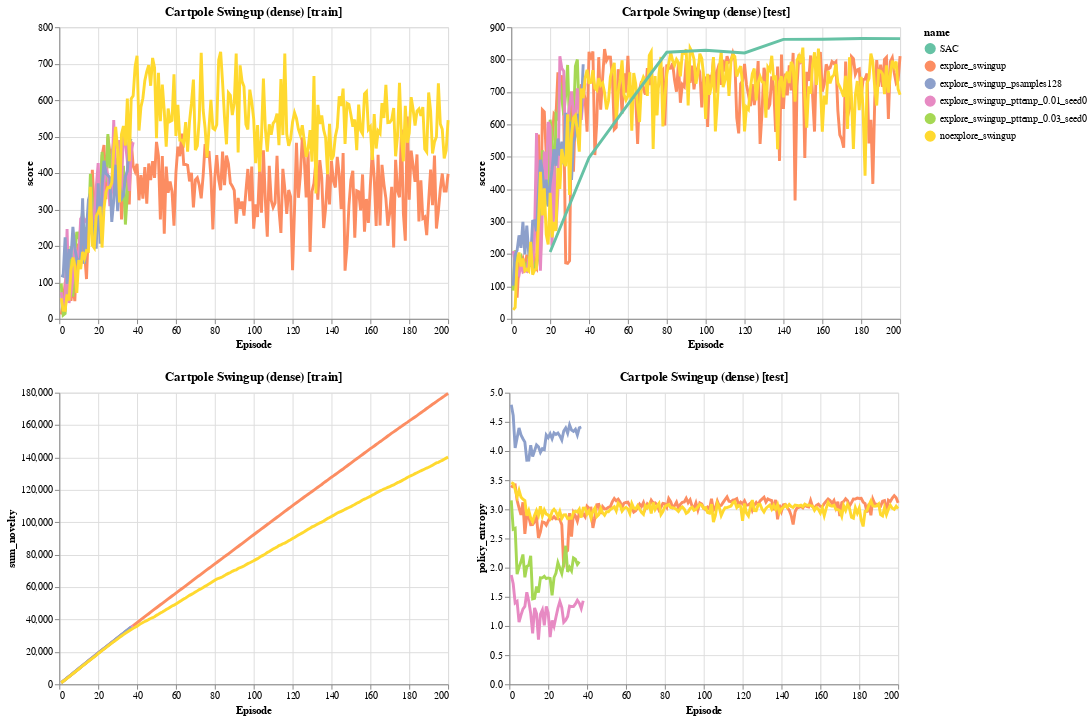

Source (notebook cell):
### Code cell
alt.themes.enable('personal')
jobs = [
    load_jobs('explore_swingup', subdir='exploration'),
    load_jobs('explore_swingup_pttemp*', subdir='exploration'),
    load_jobs('explore_swingup_psamples*', subdir='exploration'),
    load_jobs('noexplore_swingup*', subdir='exploration'),
    load_sac_results('cartpole', 'swingup'),
]
data = pd.concat(jobs, sort=False)

subset = data
subset = subset[(subset['episode'] <= 200)]
chart = make_base_chart(
    subset, 
    title="Cartpole Swingup (dense)", 
    color='name')

(plot_with_bars(chart, 'score', test=False) | plot_with_bars(chart, 'score', test=True)) & \
(plot_with_bars(chart, 'sum_novelty', test=False) | plot_with_bars(chart, 'policy_entropy', test=True))

### Figure 1 — Vega-Lite specification as saved in the notebook (floating-point values rounded to 4 significant figures; data arrays with more than 128 entries replaced by an {"elided": "..."} marker saying what was removed)
{"config": {"view": {"height": 300, "width": 400}, "range": {"category": {"scheme": "set2"}, "ordinal": {"scheme": "set2"}}, "legend": {"labelLimit": 0}, "background": "white", "mark": {"clip": true}, "line": {"size": 3}}, "vconcat": [{"hconcat": [{"layer": [{"mark": {"type": "circle", "opacity": 1, "size": 0}, "encoding": {"color": {"type": "nominal", "field": "name"}, "x": {"type": "quantitative", "field": "episode", "title": "Episode"}, "y": {"type": "quantitative", "aggregate": "mean", "field": "score"}}, "title": "Cartpole Swingup (dense)", "transform": [{"calculate": "(datum.score > 0.1)", "as": "has_score"}, {"window": [{"op": "sum", "field": "novelty_score", "as": "sum_novelty"}], "frame": [null, 0], "groupby": ["name", "test"], "sort": [{"field": "episode", "order": "ascending"}]}, {"window": [{"op": "sum", "field": "score", "as": "sum_score"}], "frame": [null, 0], "groupby": ["name", "test"], "sort": [{"field": "episode", "order": "ascending"}]}, {"window": [{"op": "sum", "field": "has_score", "as": "count_score"}], "frame": [null, 0], "groupby": ["name", "test"], "sort": [{"field": "episode", "order": "ascending"}]}, {"window": [{"op": "mean", "field": "score", "as": "rolling_mean_score"}], "frame": [-5, 0], "groupby": ["name", "test"], "sort": [{"field": "episode", "order": "ascending"}]}, {"window": [{"op": "mean", "field": "novelty_score", "as": "rolling_mean_novelty"}], "frame": [-5, 0], "groupby": ["name", "test"], "sort": [{"field": "episode", "order": "ascending"}]}, {"filter": "(datum.test === false)"}]}, {"mark": {"type": "errorband", "extent": "ci"}, "encoding": {"color": {"type": "nominal", "field": "name"}, "x": {"type": "quantitative", "field": "episode", "title": "Episode"}, "y": {"type": "quantitative", "field": "score"}}, "title": "Cartpole Swingup (dense)", "transform": [{"calculate": "(datum.score > 0.1)", "as": "has_score"}, {"window": [{"op": "sum", "field": "novelty_score", "as": "sum_novelty"}], "frame": [null, 0], "groupby": ["name", "test"], "sort": [{"field": "episode", "order": "ascending"}]}, {"window": [{"op": "sum", "field": "score", "as": "sum_score"}], "frame": [null, 0], "groupby": ["name", "test"], "sort": [{"field": "episode", "order": "ascending"}]}, {"window": [{"op": "sum", "field": "has_score", "as": "count_score"}], "frame": [null, 0], "groupby": ["name", "test"], "sort": [{"field": "episode", "order": "ascending"}]}, {"window": [{"op": "mean", "field": "score", "as": "rolling_mean_score"}], "frame": [-5, 0], "groupby": ["name", "test"], "sort": [{"field": "episode", "order": "ascending"}]}, {"window": [{"op": "mean", "field": "novelty_score", "as": "rolling_mean_novelty"}], "frame": [-5, 0], "groupby": ["name", "test"], "sort": [{"field": "episode", "order": "ascending"}]}, {"filter": "(datum.test === false)"}]}, {"mark": "line", "encoding": {"color": {"type": "nominal", "field": "name"}, "x": {"type": "quantitative", "field": "episode", "title": "Episode"}, "y": {"type": "quantitative", "aggregate": "mean", "field": "score"}}, "title": "Cartpole Swingup (dense)", "transform": [{"calculate": "(datum.score > 0.1)", "as": "has_score"}, {"window": [{"op": "sum", "field": "novelty_score", "as": "sum_novelty"}], "frame": [null, 0], "groupby": ["name", "test"], "sort": [{"field": "episode", "order": "ascending"}]}, {"window": [{"op": "sum", "field": "score", "as": "sum_score"}], "frame": [null, 0], "groupby": ["name", "test"], "sort": [{"field": "episode", "order": "ascending"}]}, {"window": [{"op": "sum", "field": "has_score", "as": "count_score"}], "frame": [null, 0], "groupby": ["name", "test"], "sort": [{"field": "episode", "order": "ascending"}]}, {"window": [{"op": "mean", "field": "score", "as": "rolling_mean_score"}], "frame": [-5, 0], "groupby": ["name", "test"], "sort": [{"field": "episode", "order": "ascending"}]}, {"window": [{"op": "mean", "field": "novelty_score", "as": "rolling_mean_novelty"}], "frame": [-5, 0], "groupby": ["name", "test"], "sort": [{"field": "episode", "order": "ascending"}]}, {"filter": "(datum.test === false)"}]}], "title": "Cartpole Swingup (dense) [train]"}, {"layer": [{"mark": {"type": "circle", "opacity": 1, "size": 0}, "encoding": {"color": {"type": "nominal", "field": "name"}, "x": {"type": "quantitative", "field": "episode", "title": "Episode"}, "y": {"type": "quantitative", "aggregate": "mean", "field": "score"}}, "title": "Cartpole Swingup (dense)", "transform": [{"calculate": "(datum.score > 0.1)", "as": "has_score"}, {"window": [{"op": "sum", "field": "novelty_score", "as": "sum_novelty"}], "frame": [null, 0], "groupby": ["name", "test"], "sort": [{"field": "episode", "order": "ascending"}]}, {"window": [{"op": "sum", "field": "score", "as": "sum_score"}], "frame": [null, 0], "groupby": ["name", "test"], "sort": [{"field": "episode", "order": "ascending"}]}, {"window": [{"op": "sum", "field": "has_score", "as": "count_score"}], "frame": [null, 0], "groupby": ["name", "test"], "sort": [{"field": "episode", "order": "ascending"}]}, {"window": [{"op": "mean", "field": "score", "as": "rolling_mean_score"}], "frame": [-5, 0], "groupby": ["name", "test"], "sort": [{"field": "episode", "order": "ascending"}]}, {"window": [{"op": "mean", "field": "novelty_score", "as": "rolling_mean_novelty"}], "frame": [-5, 0], "groupby": ["name", "test"], "sort": [{"field": "episode", "order": "ascending"}]}, {"filter": "(datum.test === true)"}]}, {"mark": {"type": "errorband", "extent": "ci"}, "encoding": {"color": {"type": "nominal", "field": "name"}, "x": {"type": "quantitative", "field": "episode", "title": "Episode"}, "y": {"type": "quantitative", "field": "score"}}, "title": "Cartpole Swingup (dense)", "transform": [{"calculate": "(datum.score > 0.1)", "as": "has_score"}, {"window": [{"op": "sum", "field": "novelty_score", "as": "sum_novelty"}], "frame": [null, 0], "groupby": ["name", "test"], "sort": [{"field": "episode", "order": "ascending"}]}, {"window": [{"op": "sum", "field": "score", "as": "sum_score"}], "frame": [null, 0], "groupby": ["name", "test"], "sort": [{"field": "episode", "order": "ascending"}]}, {"window": [{"op": "sum", "field": "has_score", "as": "count_score"}], "frame": [null, 0], "groupby": ["name", "test"], "sort": [{"field": "episode", "order": "ascending"}]}, {"window": [{"op": "mean", "field": "score", "as": "rolling_mean_score"}], "frame": [-5, 0], "groupby": ["name", "test"], "sort": [{"field": "episode", "order": "ascending"}]}, {"window": [{"op": "mean", "field": "novelty_score", "as": "rolling_mean_novelty"}], "frame": [-5, 0], "groupby": ["name", "test"], "sort": [{"field": "episode", "order": "ascending"}]}, {"filter": "(datum.test === true)"}]}, {"mark": "line", "encoding": {"color": {"type": "nominal", "field": "name"}, "x": {"type": "quantitative", "field": "episode", "title": "Episode"}, "y": {"type": "quantitative", "aggregate": "mean", "field": "score"}}, "title": "Cartpole Swingup (dense)", "transform": [{"calculate": "(datum.score > 0.1)", "as": "has_score"}, {"window": [{"op": "sum", "field": "novelty_score", "as": "sum_novelty"}], "frame": [null, 0], "groupby": ["name", "test"], "sort": [{"field": "episode", "order": "ascending"}]}, {"window": [{"op": "sum", "field": "score", "as": "sum_score"}], "frame": [null, 0], "groupby": ["name", "test"], "sort": [{"field": "episode", "order": "ascending"}]}, {"window": [{"op": "sum", "field": "has_score", "as": "count_score"}], "frame": [null, 0], "groupby": ["name", "test"], "sort": [{"field": "episode", "order": "ascending"}]}, {"window": [{"op": "mean", "field": "score", "as": "rolling_mean_score"}], "frame": [-5, 0], "groupby": ["name", "test"], "sort": [{"field": "episode", "order": "ascending"}]}, {"window": [{"op": "mean", "field": "novelty_score", "as": "rolling_mean_novelty"}], "frame": [-5, 0], "groupby": ["name", "test"], "sort": [{"field": "episode", "order": "ascending"}]}, {"filter": "(datum.test === true)"}]}], "title": "Cartpole Swingup (dense) [test]"}]}, {"hconcat": [{"layer": [{"mark": {"type": "circle", "opacity": 1, "size": 0}, "encoding": {"color": {"type": "nominal", "field": "name"}, "x": {"type": "quantitative", "field": "episode", "title": "Episode"}, "y": {"type": "quantitative", "aggregate": "mean", "field": "sum_novelty"}}, "title": "Cartpole Swingup (dense)", "transform": [{"calculate": "(datum.score > 0.1)", "as": "has_score"}, {"window": [{"op": "sum", "field": "novelty_score", "as": "sum_novelty"}], "frame": [null, 0], "groupby": ["name", "test"], "sort": [{"field": "episode", "order": "ascending"}]}, {"window": [{"op": "sum", "field": "score", "as": "sum_score"}], "frame": [null, 0], "groupby": ["name", "test"], "sort": [{"field": "episode", "order": "ascending"}]}, {"window": [{"op": "sum", "field": "has_score", "as": "count_score"}], "frame": [null, 0], "groupby": ["name", "test"], "sort": [{"field": "episode", "order": "ascending"}]}, {"window": [{"op": "mean", "field": "score", "as": "rolling_mean_score"}], "frame": [-5, 0], "groupby": ["name", "test"], "sort": [{"field": "episode", "order": "ascending"}]}, {"window": [{"op": "mean", "field": "novelty_score", "as": "rolling_mean_novelty"}], "frame": [-5, 0], "groupby": ["name", "test"], "sort": [{"field": "episode", "order": "ascending"}]}, {"filter": "(datum.test === false)"}]}, {"mark": {"type": "errorband", "extent": "ci"}, "encoding": {"color": {"type": "nominal", "field": "name"}, "x": {"type": "quantitative", "field": "episode", "title": "Episode"}, "y": {"type": "quantitative", "field": "sum_novelty"}}, "title": "Cartpole Swingup (dense)", "transform": [{"calculate": "(datum.score > 0.1)", "as": "has_score"}, {"window": [{"op": "sum", "field": "novelty_score", "as": "sum_novelty"}], "frame": [null, 0], "groupby": ["name", "test"], "sort": [{"field": "episode", "order": "ascending"}]}, {"window": [{"op": "sum", "field": "score", "as": "sum_score"}], "frame": [null, 0], "groupby": ["name", "test"], "sort": [{"field": "episode", "order": "ascending"}]}, {"window": [{"op": "sum", "field": "has_score", "as": "count_score"}], "frame": [null, 0], "groupby": ["name", "test"], "sort": [{"field": "episode", "order": "ascending"}]}, {"window": [{"op": "mean", "field": "score", "as": "rolling_mean_score"}], "frame": [-5, 0], "groupby": ["name", "test"], "sort": [{"field": "episode", "order": "ascending"}]}, {"window": [{"op": "mean", "field": "novelty_score", "as": "rolling_mean_novelty"}], "frame": [-5, 0], "groupby": ["name", "test"], "sort": [{"field": "episode", "order": "ascending"}]}, {"filter": "(datum.test === false)"}]}, {"mark": "line", "encoding": {"color": {"type": "nominal", "field": "name"}, "x": {"type": "quantitative", "field": "episode", "title": "Episode"}, "y": {"type": "quantitative", "aggregate": "mean", "field": "sum_novelty"}}, "title": "Cartpole Swingup (dense)", "transform": [{"calculate": "(datum.score > 0.1)", "as": "has_score"}, {"window": [{"op": "sum", "field": "novelty_score", "as": "sum_novelty"}], "frame": [null, 0], "groupby": ["name", "test"], "sort": [{"field": "episode", "order": "ascending"}]}, {"window": [{"op": "sum", "field": "score", "as": "sum_score"}], "frame": [null, 0], "groupby": ["name", "test"], "sort": [{"field": "episode", "order": "ascending"}]}, {"window": [{"op": "sum", "field": "has_score", "as": "count_score"}], "frame": [null, 0], "groupby": ["name", "test"], "sort": [{"field": "episode", "order": "ascending"}]}, {"window": [{"op": "mean", "field": "score", "as": "rolling_mean_score"}], "frame": [-5, 0], "groupby": ["name", "test"], "sort": [{"field": "episode", "order": "ascending"}]}, {"window": [{"op": "mean", "field": "novelty_score", "as": "rolling_mean_novelty"}], "frame": [-5, 0], "groupby": ["name", "test"], "sort": [{"field": "episode", "order": "ascending"}]}, {"filter": "(datum.test === false)"}]}], "title": "Cartpole Swingup (dense) [train]"}, {"layer": [{"mark": {"type": "circle", "opacity": 1, "size": 0}, "encoding": {"color": {"type": "nominal", "field": "name"}, "x": {"type": "quantitative", "field": "episode", "title": "Episode"}, "y": {"type": "quantitative", "aggregate": "mean", "field": "policy_entropy"}}, "title": "Cartpole Swingup (dense)", "transform": [{"calculate": "(datum.score > 0.1)", "as": "has_score"}, {"window": [{"op": "sum", "field": "novelty_score", "as": "sum_novelty"}], "frame": [null, 0], "groupby": ["name", "test"], "sort": [{"field": "episode", "order": "ascending"}]}, {"window": [{"op": "sum", "field": "score", "as": "sum_score"}], "frame": [null, 0], "groupby": ["name", "test"], "sort": [{"field": "episode", "order": "ascending"}]}, {"window": [{"op": "sum", "field": "has_score", "as": "count_score"}], "frame": [null, 0], "groupby": ["name", "test"], "sort": [{"field": "episode", "order": "ascending"}]}, {"window": [{"op": "mean", "field": "score", "as": "rolling_mean_score"}], "frame": [-5, 0], "groupby": ["name", "test"], "sort": [{"field": "episode", "order": "ascending"}]}, {"window": [{"op": "mean", "field": "novelty_score", "as": "rolling_mean_novelty"}], "frame": [-5, 0], "groupby": ["name", "test"], "sort": [{"field": "episode", "order": "ascending"}]}, {"filter": "(datum.test === true)"}]}, {"mark": {"type": "errorband", "extent": "ci"}, "encoding": {"color": {"type": "nominal", "field": "name"}, "x": {"type": "quantitative", "field": "episode", "title": "Episode"}, "y": {"type": "quantitative", "field": "policy_entropy"}}, "title": "Cartpole Swingup (dense)", "transform": [{"calculate": "(datum.score > 0.1)", "as": "has_score"}, {"window": [{"op": "sum", "field": "novelty_score", "as": "sum_novelty"}], "frame": [null, 0], "groupby": ["name", "test"], "sort": [{"field": "episode", "order": "ascending"}]}, {"window": [{"op": "sum", "field": "score", "as": "sum_score"}], "frame": [null, 0], "groupby": ["name", "test"], "sort": [{"field": "episode", "order": "ascending"}]}, {"window": [{"op": "sum", "field": "has_score", "as": "count_score"}], "frame": [null, 0], "groupby": ["name", "test"], "sort": [{"field": "episode", "order": "ascending"}]}, {"window": [{"op": "mean", "field": "score", "as": "rolling_mean_score"}], "frame": [-5, 0], "groupby": ["name", "test"], "sort": [{"field": "episode", "order": "ascending"}]}, {"window": [{"op": "mean", "field": "novelty_score", "as": "rolling_mean_novelty"}], "frame": [-5, 0], "groupby": ["name", "test"], "sort": [{"field": "episode", "order": "ascending"}]}, {"filter": "(datum.test === true)"}]}, {"mark": "line", "encoding": {"color": {"type": "nominal", "field": "name"}, "x": {"type": "quantitative", "field": "episode", "title": "Episode"}, "y": {"type": "quantitative", "aggregate": "mean", "field": "policy_entropy"}}, "title": "Cartpole Swingup (dense)", "transform": [{"calculate": "(datum.score > 0.1)", "as": "has_score"}, {"window": [{"op": "sum", "field": "novelty_score", "as": "sum_novelty"}], "frame": [null, 0], "groupby": ["name", "test"], "sort": [{"field": "episode", "order": "ascending"}]}, {"window": [{"op": "sum", "field": "score", "as": "sum_score"}], "frame": [null, 0], "groupby": ["name", "test"], "sort": [{"field": "episode", "order": "ascending"}]}, {"window": [{"op": "sum", "field": "has_score", "as": "count_score"}], "frame": [null, 0], "groupby": ["name", "test"], "sort": [{"field": "episode", "order": "ascending"}]}, {"window": [{"op": "mean", "field": "score", "as": "rolling_mean_score"}], "frame": [-5, 0], "groupby": ["name", "test"], "sort": [{"field": "episode", "order": "ascending"}]}, {"window": [{"op": "mean", "field": "novelty_score", "as": "rolling_mean_novelty"}], "frame": [-5, 0], "groupby": ["name", "test"], "sort": [{"field": "episode", "order": "ascending"}]}, {"filter": "(datum.test === true)"}]}], "title": "Cartpole Swingup (dense) [test]"}]}], "data": {"name": "data-e240105d5787e586bb80d1377e91340c"}, "$schema": "https://vega.github.io/schema/vega-lite/v4.8.1.json", "datasets": {"data-e240105d5787e586bb80d1377e91340c": {"elided": "1032 records"}}}
